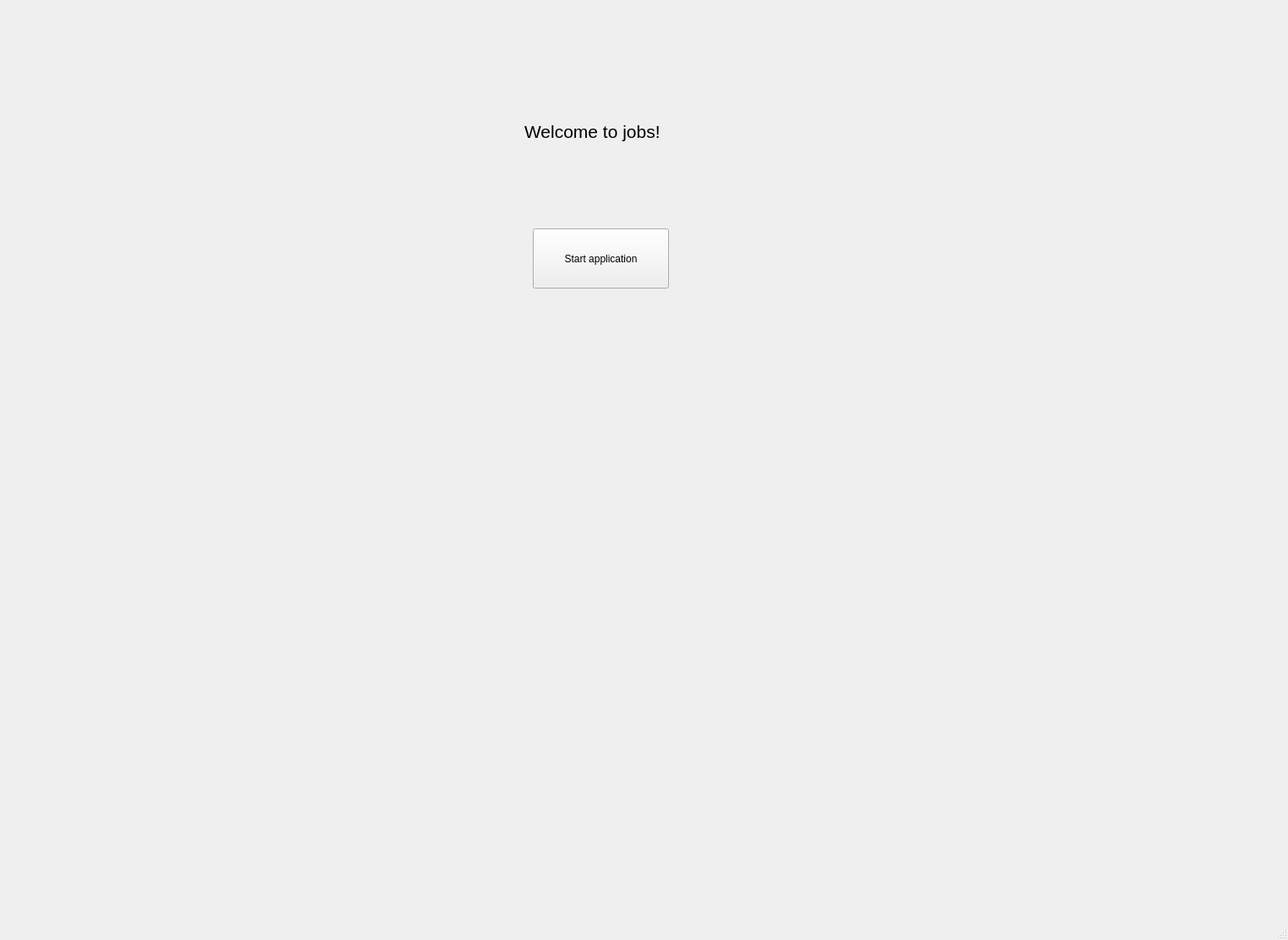
<?xml version="1.0" encoding="UTF-8"?>
<ui version="4.0">
 <class>MainWindow</class>
 <widget class="QMainWindow" name="MainWindow">
  <property name="geometry">
   <rect>
    <x>0</x>
    <y>0</y>
    <width>1523</width>
    <height>1111</height>
   </rect>
  </property>
  <property name="windowTitle">
   <string>MainWindow</string>
  </property>
  <widget class="QWidget" name="centralwidget">
   <widget class="QLabel" name="label">
    <property name="geometry">
     <rect>
      <x>620</x>
      <y>130</y>
      <width>341</width>
      <height>51</height>
     </rect>
    </property>
    <property name="font">
     <font>
      <pointsize>16</pointsize>
     </font>
    </property>
    <property name="text">
     <string>Welcome to jobs!</string>
    </property>
   </widget>
   <widget class="QPushButton" name="startButton">
    <property name="geometry">
     <rect>
      <x>630</x>
      <y>270</y>
      <width>161</width>
      <height>71</height>
     </rect>
    </property>
    <property name="text">
     <string>Start application</string>
    </property>
   </widget>
  </widget>
  <widget class="QMenuBar" name="menubar">
   <property name="geometry">
    <rect>
     <x>0</x>
     <y>0</y>
     <width>1523</width>
     <height>22</height>
    </rect>
   </property>
  </widget>
  <widget class="QStatusBar" name="statusbar"/>
 </widget>
 <resources/>
 <connections/>
</ui>
